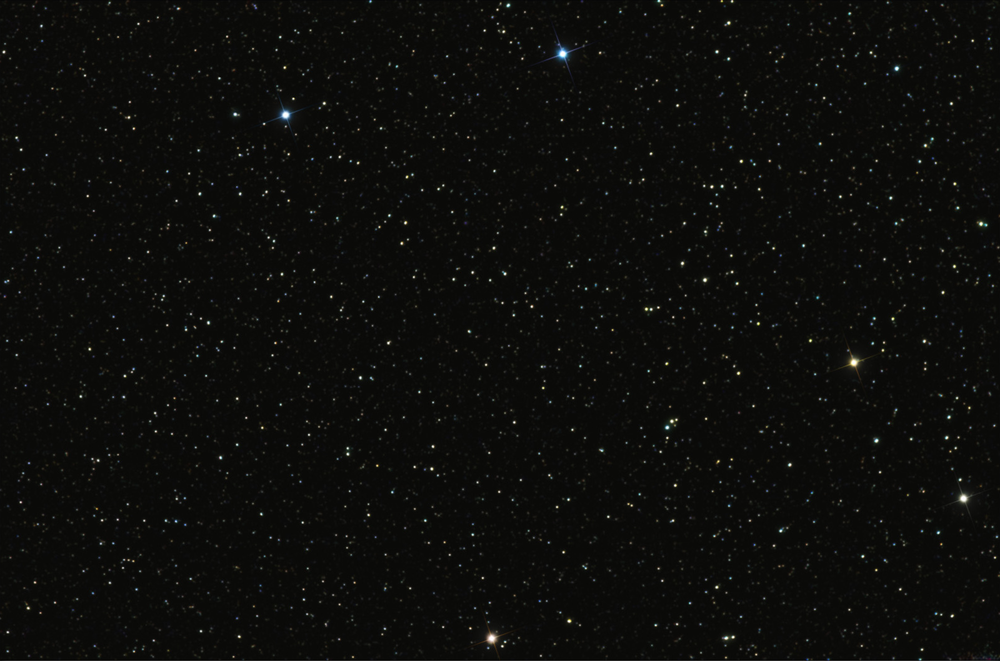
%> input picture StarMap.png, 1000 x 661 px, shrunk from 1600 x 1057 before the run
$ octave harris.m   (GNU Octave 9; MATLAB toolbox functions it lacks are replaced by stand-ins)
%> lines starting %> are read from the running program, lines starting %| are printed output that depends on the picture
clc; clear all; close all;
%%
%read image
starmap = rgb2gray(imread('StarMap.png'));
%> starmap: size 661x1000 uint8; min 3, max 255, mean 13
smallarea = rgb2gray(imread('Small_area.png'));
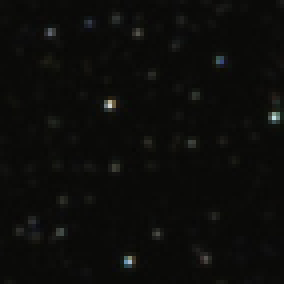
%> input picture Small_area.png, 71 x 71 px, shrunk from 114 x 114 before the run (shown 4 times larger)
%> smallarea: size 71x71 uint8; min 7, max 214, mean 12.5
%smallarea = rgb2gray(imread('Small_area_rotated.png'));
%%
%find features
points1 = detectHarrisFeatures(starmap);
%> points1 = 893 points; strongest (x, y): (742, 162), (432, 469), (570, 622), (739, 374), (705, 281)
points2 = detectHarrisFeatures(smallarea);
%> points2 = 8 points; (x, y): (28, 27), (69, 30), (33, 66), (13, 9), (55, 16), (16, 58), (35, 9), (52, 65)
%%
%extractFeatures
[f1,vpts1] = extractFeatures(starmap, points1);
%> vpts1 = 655 points; strongest (x, y): (742, 162), (432, 469), (739, 374), (705, 281), (717, 588)
[f2,vpts2] = extractFeatures(smallarea, points2);
%> vpts2 = 0 points
%%
%find location
indexPairs = matchFeatures(f1,f2) ;
%> indexPairs = []
matchedPoints1 = vpts1(indexPairs(:,1));
%> matchedPoints1 = 0 points
matchedPoints2 = vpts2(indexPairs(:,2));
%> matchedPoints2 = 0 points
%%
%display
figure(1);
showMatchedFeatures(starmap, smallarea, matchedPoints1, matchedPoints2);
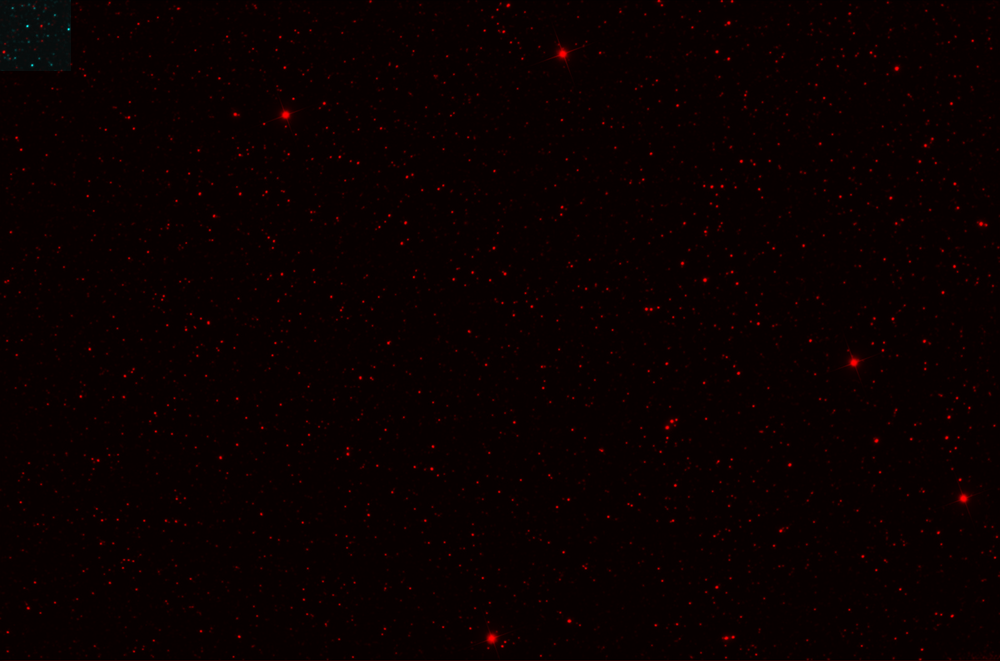
%> figure redrawn from the program's plot data
